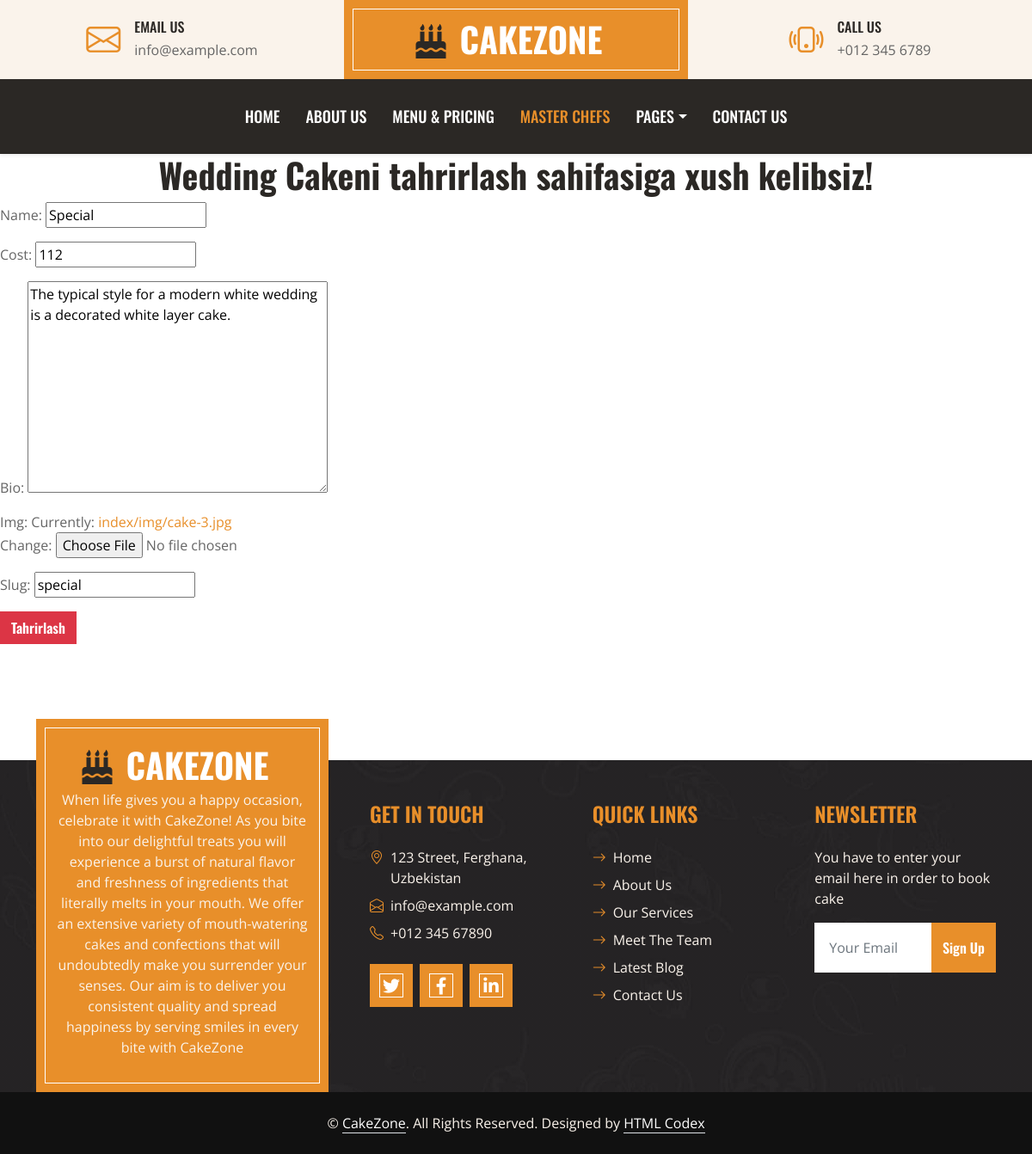
The page /wedding/edit/special/ on the database its author committed.
### logic/models.py (models this page shows, shortened)
class Wedding(models.Model):
    name = models.CharField(max_length=250)
    cost = models.IntegerField()
    bio = models.TextField()
    img = models.ImageField(upload_to='index/img')
    slug = models.SlugField(max_length=200)

### logic/views.py (the view)
# urls.py: path('wedding/edit/<slug>/', weddingUpdateView.as_view(), name="weddingUpdateView"),
class weddingUpdateView(UpdateView):
    model = Wedding
    fields = "__all__"
    template_name = "wedding/weddingEdit.html"

### templates/wedding/weddingEdit.html
{% extends 'base.html' %}
{% block content %}
<h1 class="text-center">Wedding Cakeni tahrirlash sahifasiga xush kelibsiz!</h1>
<form method="post" enctype="multipart/form-data">{%csrf_token%}
    {{form.as_p}}
    <button type="submit" class="btn btn-danger">Tahrirlash</button>
</form>
{% endblock content %}

### static/css/style.css (style rules this page uses)
:root { --primary: #E88F2A; --secondary: #FAF3EB; --light: #FFFFFF; --dark: #2B2825; }
h1, h2, .font-weight-bold { font-weight: 700 !important; }
.btn { font-family: 'Oswald', sans-serif; font-weight: 600; transition: .5s; }

### rows shown on the page
Wedding: name "Special", cost "112", bio "The typical style for a modern white wedding is a decorated white layer cake.", slug "special"
